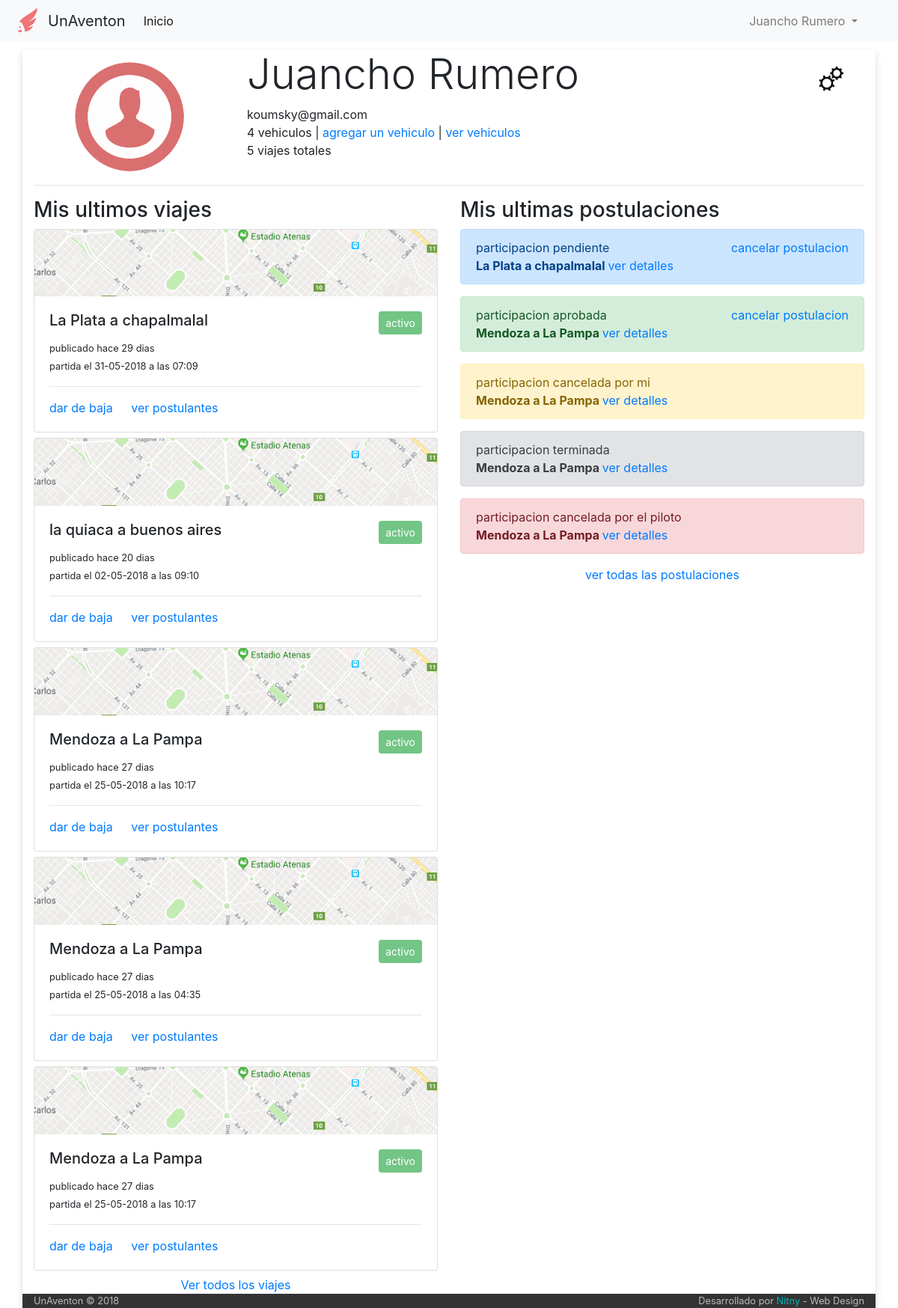
Page /perfil (signed in) on the earlier database version.
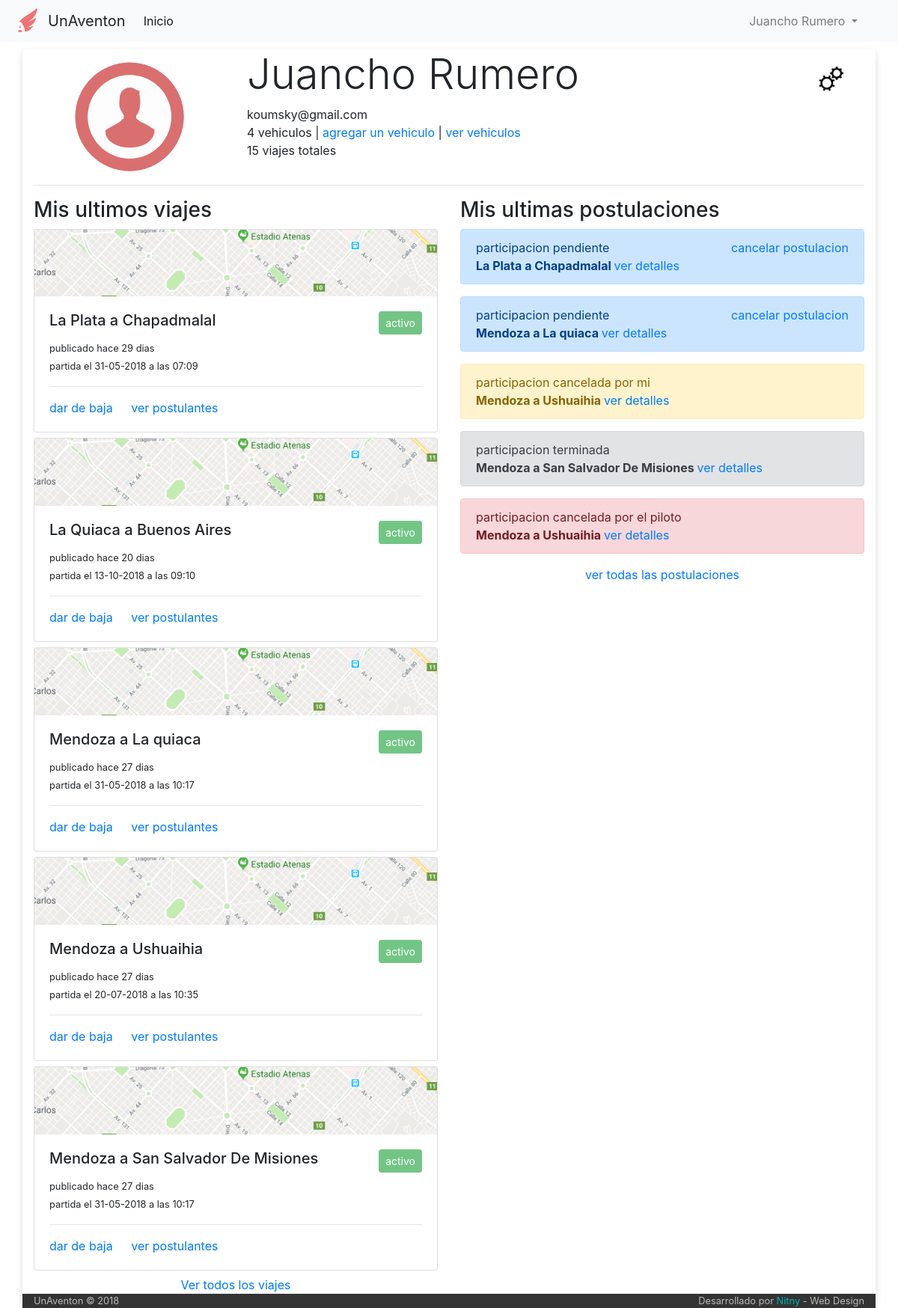
Same page on the later database version.
### tables this page shows
CREATE TABLE IF NOT EXISTS `usuario` (
  `idUser` int(6) NOT NULL AUTO_INCREMENT,
  `email` varchar(50) NOT NULL,
  `clave` varchar(50) NOT NULL,
  `nombre` varchar(50) NOT NULL,
  `apellido` varchar(50) NOT NULL,
  `admin` int(1) NOT NULL DEFAULT '0',
  PRIMARY KEY (`idUser`)
);

CREATE TABLE IF NOT EXISTS `viaje` (
  `idViaje` int(6) NOT NULL AUTO_INCREMENT,
  `idPiloto` int(6) NOT NULL,
  `idVehiculo` int(6) NOT NULL,
  `fecha_publicacion` datetime NOT NULL,
  `fecha_partida` datetime NOT NULL,
  `tipo` varchar(30) NOT NULL,
  `origen` varchar(60) NOT NULL,
  `destino` varchar(60) NOT NULL,
  `asientos_disponibles` int(2) NOT NULL,
  `costo` int(7) NOT NULL,
  `estado` int(1) NOT NULL DEFAULT '1',
  PRIMARY KEY (`idViaje`)
);

CREATE TABLE IF NOT EXISTS `estado_viaje` (
  `idEstado` int(1) NOT NULL AUTO_INCREMENT,
  `color` varchar(14) NOT NULL,
  `estado` varchar(14) NOT NULL,
  PRIMARY KEY (`idEstado`)
);

CREATE TABLE IF NOT EXISTS `participacion` (
  `idParticipacion` int(6) NOT NULL AUTO_INCREMENT,
  `idUsuario` int(6) NOT NULL,
  `idViaje` int(6) NOT NULL,
  `fecha_solicitud` date NOT NULL,
  `estado` int(1) NOT NULL DEFAULT '1',
  PRIMARY KEY (`idParticipacion`)
);

CREATE TABLE IF NOT EXISTS `estado_participacion` (
  `idEstado` int(1) NOT NULL AUTO_INCREMENT,
  `color` varchar(14) NOT NULL,
  `estado` varchar(40) NOT NULL,
  PRIMARY KEY (`idEstado`)
);

### index.php (called while the page is built, shortened)
<?php
	include ('core/helpers.php');
	include ('php/inicio_body.php');
	$router = new Router;
	$vars = $router->get_variables();
	render($vars);
	include ('php/cierre_body.php');

### core/helpers.php (called while the page is built, shortened)
<?php
function dias_transcurridos($fecha_alta, $string)
{
 $fecha_alta = date_create($fecha_alta);
 $fecha_actual   = date_create(date("d.m.Y"));
 $diferencia     = date_diff($fecha_alta, $fecha_actual);
 $dif     = $diferencia->format('%a');
 if ($dif == 0){
   return 'hoy';
}
 else if ($dif == 1){
   return 'ayer';
 }
 else {
   return 'hace '.$dif." dias";
 }
}

### controller/perfil.php (the view, shortened to what this page needs)
<?php
function render($vars = [])
{
  include('php/conexion.php');
  $usuario=mysqli_query($conexion,"SELECT *
                                   FROM Usuario
                                   WHERE email='$_SESSION[mail]' limit 1")
                                   or
                                   die("Problemas en la base de datos:".mysqli_error($conexion));
  $user = mysqli_fetch_array($usuario);
  $contador=mysqli_query($conexion,"SELECT count(*) as cont
                                    FROM viaje
                                    where idPiloto='$user[idUser]'")
                                    or
                                    die ("problemas con el contador");
  $contador=mysqli_fetch_array($contador);
  $contador_vehiculos=mysqli_query($conexion,"SELECT count(*) as cont
                                    FROM vehiculo
                                    where idPropietario='$user[idUser]'")
                                    or
                                    die ("problemas con el contador");
  $contador_vehiculos=mysqli_fetch_array($contador_vehiculos);
  ?>
  <div class="row">
    <div class="col-md-3" style="text-align: center">
      <img src="img/user.png" alt="imagen de usuario" style="width: 150px; margin-top: 15px">
    </div>
    <div class="col-md-8">
      <h1 class="display-4"><?php echo $user['nombre']." ".$user['apellido']; ?></h1>
      <span><?php echo $user['email']; ?></span><br>
      <span><?php echo $contador_vehiculos['cont']; ?> vehiculos</span> | <a href="#" data-toggle="modal" data-target="#CargarAuto">agregar un vehiculo</a> | <a href="/listado-vehiculos">ver vehiculos</a> <br>
      <span><?php echo $contador['cont']; ?> viajes totales</span>
    </div>
    <div class="col-md-1">
      <img src="img/cambio.png" class="boton_cambios" alt="boton cambios" title="Cambiar datos personales" data-toggle="modal" data-target="#modalCambioDatos">
    </div>
  </div>
  <hr>
  <div class="row">
    <div class="col-md-6">
      <h3>Mis ultimos viajes </h3>
      <?php
        $viajes=mysqli_query($conexion,"SELECT *, viaje.estado as 'estadodelviaje'
                                       FROM viaje
                                       INNER JOIN estado_viaje on viaje.estado=estado_viaje.idEstado
                                       WHERE idPiloto='$user[idUser]'
                                       order by idViaje
                                       limit 5")
                                       or
                                       die("Problemas en la base de datos:".mysqli_error($conexion));
        while ($viaje = mysqli_fetch_array($viajes)) {
          ?>
          <div class="card" style="margin-bottom: 7px">
            <img class="card-img-top" src="img/prueba_maps.png" alt="Card image cap">
            <div class="card-body">
              <h5 class="card-title"><?php echo $viaje['origen']." a ".$viaje['destino'] ?>
                  <button type='button' class='btn btn-<?php echo $viaje['color']; ?> btn-sm float-right ' disabled>
                    <?php echo $viaje['estado']; ?>
                  </button>
              </h5>
              <small class="card-text">publicado <?php echo dias_transcurridos($viaje['fecha_publicacion'],'publicacion'); ?> <br>
              partida el <?php echo date("d-m-Y", strtotime($viaje['fecha_partida']));?> a las <?php echo date("H:i", strtotime($viaje['fecha_partida']));?> </small>
              <hr>
              <a href="#" class="card-link" onclick="alert('Esta funcion todavia esta en desarrollo')">dar de baja</a>
              <a href="#" class="card-link" onclick="alert('Esta funcion todavia esta en desarrollo')">ver postulantes</a>
            </div>
          </div>
          <?php
        }
      ?>
      <center> <a href="#" onclick="alert('Esta funcion todavia esta en desarrollo')">Ver todos los viajes</a> </center>
    </div>
    <div class="col-md-6">
      <h3>Mis ultimas postulaciones</h3>
      <?php
        $postulaciones=mysqli_query($conexion,"SELECT *, participacion.estado as estado_participacion, viaje.estado as estado_viaje
                                       FROM participacion
                                       inner join viaje on participacion.idViaje=viaje.idViaje
                                       inner join estado_participacion on participacion.estado=estado_participacion.idEstado
                                       WHERE idUsuario='$user[idUser]'
                                       order by idParticipacion
                                       limit 10")
                                       or
                                       die("Problemas en la base de datos:".mysqli_error($conexion));
        while ($postulacion = mysqli_fetch_array($postulaciones)) {
          echo "<div class='alert alert-".$postulacion['color']."' role='alert'>
                  participacion ".$postulacion['estado'];
          if ($postulacion['estado_participacion'] < 3){
            echo "<span class='float-right'><a href='#'"; ?> onclick="alert('Esta funcion todavia esta en desarrollo')"> <?php echo "cancelar postulacion </a> </span>";
          }
          echo "<br><b> ".$postulacion['origen']." a ".$postulacion['destino']." </b> <a href='#' class='float'"; ?> onclick="alert('Esta funcion todavia esta en desarrollo')"> <?php echo " ver detalles </a>
                  </div>";
        }
      ?>
        <center><a href="#" onclick="alert('Esta funcion todavia esta en desarrollo')">ver todas las postulaciones</a></center>
    </div>
  </div>
  <?php
}

### php/inicio_body.php (shortened to what this page needs)
<!DOCTYPE html>
<html>
  <head>
    <link rel="stylesheet" href="https://maxcdn.bootstrapcdn.com/bootstrap/4.0.0/css/bootstrap.min.css">
    <link rel="stylesheet" type="text/css" href="/css/estilo-listado-vehiculos.css">
    <link rel="stylesheet" href="/css/stylo.css">
  </head>
  <body>
    <?php
      include('php/navbar.php');
    ?>
    <div class="container" style="background-color:; border-radius: 5px">

### php/navbar.php (shortened to what this page needs)
<nav class="navbar navbar-expand-lg navbar-light bg-light">
  <img src="/img/logo.png" alt="logo" style="width: 40px; margin-right: 8px">
  <a class="navbar-brand">UnAventon</a>
  <div class="collapse navbar-collapse" id="navbarSupportedContent">
    <ul class="navbar-nav mr-auto">
      <li class="nav-item active">
        <a class="nav-link" href="/">Inicio <span class="sr-only">(current)</span></a>
      </li>
    </ul>
      <?php
      if(isset($_SESSION['nombre'])){
        ?>
        <ul class='navbar-nav float-right' style="margin-right: 30px">
            <li class="nav-item dropdown">
                <a class="nav-link dropdown-toggle" href="#" id="navbarDropdown" role="button" data-toggle="dropdown" aria-haspopup="true" aria-expanded="false">
                  <?php echo $_SESSION['nombre']." ".$_SESSION['apellido']; ?>
                </a>
            </li>
        </ul>
        <?php
      }
      ?>
  </div>
</nav>

### php/cierre_body.php (shortened to what this page needs)
<div class="row" style="background-color: #333; color: #bbb">
  <div class="col-md-12">
    <small class="float-left">UnAventon © 2018</small>
    <small class="float-right">Desarrollado por <span style="color:#00b3b3">Nitny</span> - Web Design</small>
  </div>
</div>
</div>
</body>
</html>

### css/stylo.css (style rules this page uses)
body { background-color: #FFF; }
.container { margin-top: 10px; background-color: #fff; box-shadow: 0px 4px 10px #dadada; }

### php/inicio_body.php (style rules this page uses)
.boton_cambios { width: 40px; margin-top: 20px; transition: 1s; }

Differences in the rows shown:
changed viaje "La Plata": destino "chapalmalal" → "Chapadmalal"
changed viaje "hace 20 dias": origen "la quiaca" → "La Quiaca"; destino "buenos aires" → "Buenos Aires"; fecha_partida "02-05-2018" → "13-10-2018"
changed viaje: destino "La Pampa" → "La quiaca"; fecha_partida "25-05-2018" → "31-05-2018"
changed viaje: destino "La Pampa" → "Ushuaihia"; fecha_partida "25-05-2018" → "20-07-2018"; fecha_partida "04:35" → "10:35"
changed viaje: destino "La Pampa" → "San Salvador De Misiones"; fecha_partida "25-05-2018" → "31-05-2018"
changed through a linked row, participacion "La Plata": idViaje.destino "chapalmalal" → "Chapadmalal"
changed participacion: estado_participacion.estado "aprobada" → "pendiente"; estado 2 → 1 (drawn); idViaje.destino "La Pampa" → "La quiaca"
changed through a linked row, participacion "cancelada por mi": idViaje.destino "La Pampa" → "Ushuaihia"
changed through a linked row, participacion "terminada": idViaje.destino "La Pampa" → "San Salvador De Misiones"
changed through a linked row, participacion "cancelada por el piloto": idViaje.destino "La Pampa" → "Ushuaihia"
Other differences:
$contador['cont']: "5" → "15"
